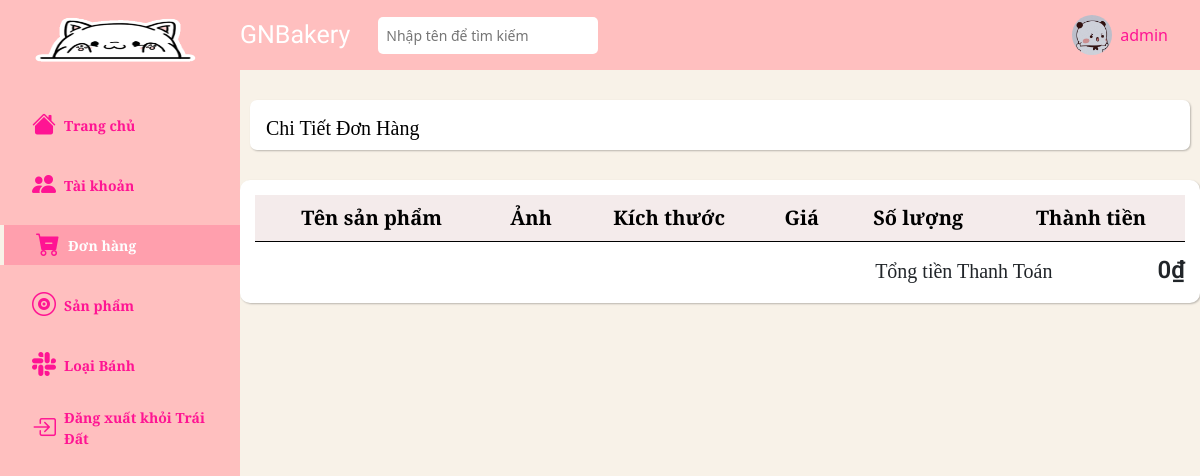
Before: /admin/orders/detail.php?id=32 (signed in) with the older database file.
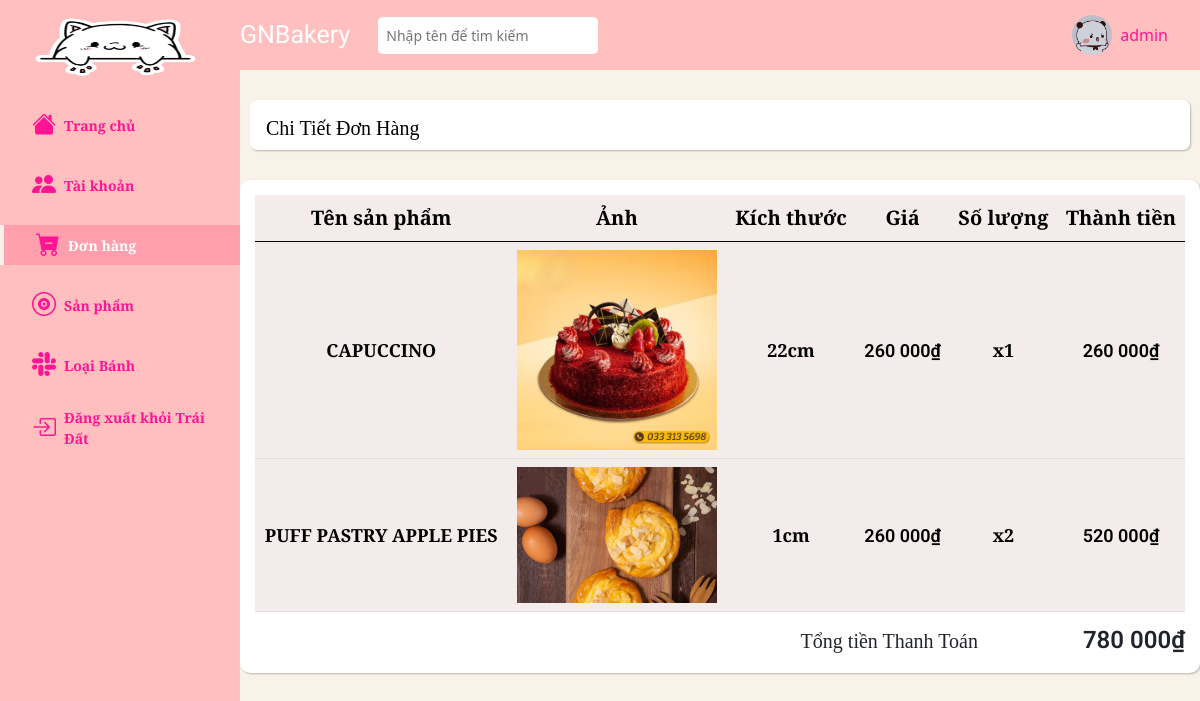
After: the same page with the newer database file.
### tables this page shows
CREATE TABLE `order_product` (
  `order_id` int NOT NULL,
  `product_id` int NOT NULL,
  `size` int NOT NULL,
  `price` int NOT NULL,
  `quantity` int NOT NULL
);

CREATE TABLE `products` (
  `id` int NOT NULL,
  `name` varchar(255) NOT NULL,
  `image` varchar(255) NOT NULL,
  `description` text NOT NULL,
  `status` int NOT NULL DEFAULT '1',
  `category_detail_id` int NOT NULL,
  `user_id` int NOT NULL,
  `status_id` int DEFAULT NULL
);

### admin/orders/detail.php (the view, shortened to what this page needs)
<?php
$page = "orders";
require_once '../navbar-vertical.php';
require_once '../../database/connect.php';
$id = $_GET['id'];
$sql = "SELECT * FROM order_product
join products on order_product.product_id = products.id
WHERE order_id = '$id'";
$result = mysqli_query($connect, $sql);
$sum = 0;
?>
<div class="main__container">
    <div class="main-container-text d-flex align-items-center">
        <a class="header__name text-decoration-none" href="#">
            Chi Tiết Đơn Hàng
        </a>
    </div>
    <div class="container-fluid px-4">
        <div class="row gx-5">
            <div class="col-12">
                <div class="table-responsive-sm">
                    <table class="product_table table table-sm table-light table-hover align-middle">
                        <thead style="text-align : center;">
                            <tr>
                                <th class="name-product" scope="col">Tên sản phẩm</th>
                                <th class="pic-product" scope="col">Ảnh</th>
                                <th class="price-product" scope="col">Kích thước</th>
                                <th class="price-product" scope="col">Giá</th>
                                <th class="amount-product" scope="col">Số lượng</th>
                                <th class="payment" scope="col">Thành tiền</th>
                            </tr>
                        </thead>
                        <tbody style="text-align:center;">
                            <?php foreach($result as $each) { ?>
                                <tr>
                                    <th class="detail_product-item" scope="col">
                                        <?= $each['name'] ?>
                                    </th>
                                    <th class="detail_product-item" scope="col">
                                        <img class="img_prd" src="../../assets/images/products/<?= $each['image'] ?>" alt="">
                                    </th>
                                    <th class="detail_product-item" scope="col"><?= $each['size'] ?>cm</th>
                                    <th class="detail_product-item" style="font-weight:600; font-family: Roboto;" scope="col">
                                    <?= number_format($each['price'], 0, '.', ' ') ?>&#8363
                                    </th>
                                    <th class="detail_product-item" scope="col">x<?= $each['quantity'] ?></th>
                                    <th class="detail_product-item" scope="col" style="font-weight:600; font-family: Roboto;">
                                    <?php
                                        $result = $each['price'] * $each['quantity'];
                                        $sum += $result;
                                        echo number_format($result, 0, '.', ' ');
                                    ?>&#8363
                                    </th>
                                </tr>
                            <?php } ?>
                        </tbody>
                    </table>
                </div>
            </div>
        </div>
        <div class="total-payments">
            <span class="t-pay">Tổng tiền Thanh Toán </span>
            <span class="t-money"><?= number_format($sum, 0, '.', ' ') ?>&#8363</span>
        </div>
    </div>
</div>
</body>
</html>

### admin/navbar-vertical.php (shortened to what this page needs)
<!DOCTYPE html>
<html lang="en">
<head>
    <link rel="stylesheet" href="https://cdnjs.cloudflare.com/ajax/libs/normalize/8.0.1/normalize.min.css"/>
    <link href="https://cdn.jsdelivr.net/npm/bootstrap@5.0.2/dist/css/bootstrap.min.css" rel="stylesheet">
    <link rel="stylesheet" href="https://cdn.jsdelivr.net/npm/bootstrap-icons@1.7.2/font/bootstrap-icons.css">
    <link rel="stylesheet" href="../../assets/css/admin.css">
    <link rel="stylesheet" href="../../assets/css/responsive_admin.css">
    <link rel="stylesheet" href="../../assets/css/detail_orders.css">
    <link rel="stylesheet" type="text/css" href="../../assets/css/admin_order.css">
    <link rel="stylesheet" href="https://cdnjs.cloudflare.com/ajax/libs/font-awesome/5.15.3/css/all.min.css" />
</head>
<body>
<div class="main">
    <nav class="navbar navbar-vertical position-fixed top-0 start-0 bottom-0 p-0 navbar-collapse hide-on-mobile-tablet">
        <div class="navbar__content">
            <a class="navbar-brand px-5 d-block" href="#">
                <img class="navbar-brand__img" src="../../source (1).gif" alt="">
            </a>
            <ul class="nav navbar__list flex-column">
                <li class="nav-item navbar__item">
                    <a class="nav-link d-flex align-items-center navbar__link <?= $page == 'root'?'active':'' ?>" href="../root">
                        <i class="navbar__link-icon bi bi-house-fill"></i>
                        <span>Trang chủ</span>
                    </a>
                </li>
                <li class="nav-item navbar__item">
                    <a class="nav-link d-flex align-items-center navbar__link <?= $page == 'users'?'active':'' ?> ">
                        <i class="navbar__link-icon bi bi-people-fill"></i>
                        <span>Tài khoản</span>
                    </a>
                </li>
                <li class="nav-item navbar__item">
                    <a class="nav-link d-flex align-items-center navbar__link <?= $page == 'orders'?'active':'' ?>" href="../orders">
                        <i class="navbar__link-icon bi bi-cart-dash-fill"></i>
                        <span>Đơn hàng</span>
                    </a>
                </li>
                <li class="nav-item navbar__item">
                    <a class="nav-link d-flex align-items-center navbar__link <?= $page == 'products'?'active':'' ?>" href="../products">
                        <i class="navbar__link-icon bi bi-vinyl"></i>
                        <span>Sản phẩm</span>
                    </a>
                </li>
                <li class="nav-item navbar__item">
                    <a class="nav-link d-flex align-items-center navbar__link <?= $page == 'categories'?'active':'' ?>" href="../categories">
                        <i class="navbar__link-icon bi bi-slack"></i>
                        <span>Loại Bánh</span>
                    </a>
                </li>
                <li class="nav-item navbar__item">
                    <a class="nav-link d-flex align-items-center navbar__link" href="../signout.php">
                        <i class="navbar__link-icon bi bi-box-arrow-in-right"></i>
                        <span>Đăng xuất khỏi Trái Đất</span>
                    </a>
                </li>
            </ul>
        </div>
    </nav>
    <header class="header d-flex justify-content-between align-items-center">
        <a class="header-text" href="">GNBakery</a>
        <form action="" class="form__search hide-on-mobile-tablet">
            <input type="search" name="search" class="input__search" value="<?php $search?? '' ?>" placeholder="Nhập tên để tìm kiếm">
        </form>
        <div class="header__user d-flex align-items-center">
            <img class="header__user-img" src="../../assets/images/admin/<?= $_SESSION['image'] ?>" alt="avt-user">
            <span class="header__user-name"><?= $_SESSION['name'] ?></span>
        </div>
    </header>

### assets/css/admin.css (style rules this page uses)
html { font-size: 62.5%; line-height: 1.6rem; font-family: 'Roboto', sans-serif; box-sizing: border-box; }
a { color: #FF1493; }
* { box-sizing: inherit; }
ul.navbar__list { margin-top: 15px; }
li.navbar__item { margin-top: 20px; }
:root { --text-color: #FF1493; --background-color: #f8f2e8; --navbar-color: #ffbfbf; --navbar-vertical-width : 240px; --header-height: 70px; }
body { background-color: var(--background-color); }
.navbar-vertical { width: var(--navbar-vertical-width); align-items: unset; justify-content: unset; background-color: var(--navbar-color); }
.navbar-brand { height: 70px; }
.navbar-brand__img { width: 100%; height: 100px; }
.navbar__link { padding: 2px 32px; color: var(--text-color); font-family: 'Merriweather', serif; font-size: 23px; }
.navbar__link span { font-size: 1.4rem; font-weight: 700; }
.navbar__link.active { color: #fdffff; background-color: #ff9fad; border-left: 4px solid #f8f2e8; }
.navbar__link-icon { font-size: 2.4rem; margin-right: 8px; color: #FF1493; }
.header { height: var(--header-height); margin-left: var(--navbar-vertical-width); background-color:var(--navbar-color); }
.header__name { color: black; font-size: 2rem; margin-left: 16px; margin-top: 5px; font-family: 'Merriweather', serif; }
.header__user { position: relative; cursor: pointer; margin-left: 48%; margin-right: 32px; }
.header__user-img { width: 40px; height: 40px; border-radius: 50%; margin-right: 8px; }
.header__user-name { color: var(--text-color); font-size: 1.6rem; }
.header-text { margin-right: 15px; text-decoration: none; color: white; font-size: 2.5rem; font-family: 'Smooch Sans', sans-serif; }
.main__form, .main__container { margin-left: var(--navbar-vertical-width); min-height: 80vh; margin-top: 30px; }
.main-container-text { box-shadow: 1px 1px 2px 0px #00000040; background-color: white; border-radius: 7px; height: 50px; margin: 30px 10px; }
.container-fluid { box-shadow: 1px 1px 2px 0px #00000040; background-color: white; border-radius: 10px; padding: 15px; }
.form__search { width: 220px; }
.input__search { outline: none; border: none; background-color: #ffffff; padding: 8px; width: 100%; float: left; color: rgb(0, 0, 0); border-radius: 5px; font-size: 1.4rem; }
.table-sm>:not(caption)>*>* { padding: 8px; font-family: 'PT Serif', serif; background-color: #d3afaf40; }
.table-light { --bs-table-bg: #d3afaf40; }

### assets/css/detail_orders.css (style rules this page uses)
.name-product, .pic-product, .price-product, .amount-product, .payment { font-size: 2rem; }
.img_prd { width: 200px; }
.detail_product-item { font-size: 1.8rem; }
.total-payments { text-align: right; }
.t-pay { font-family: Playfair Display; font-size: 20px; font-weight: 400; }
.t-money { font-family: Roboto; font-size: 24px; font-weight: 600; margin-left: 100px; }

Changed rows visible on the page:
added order_product: product.name "CAPUCCINO", product.image (picture), size "22", price "260 000", quantity "1", result "260 000"
added order_product: product.name "PUFF PASTRY APPLE PIES", product.image (picture), size "1", price "260 000", quantity "2", result "520 000"
Other visible differences:
$sum: "0" → "780 000"
